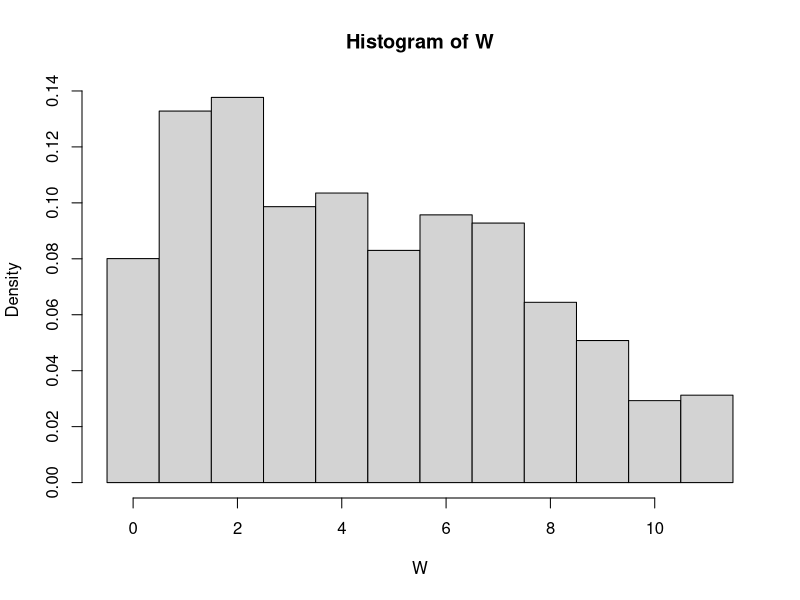
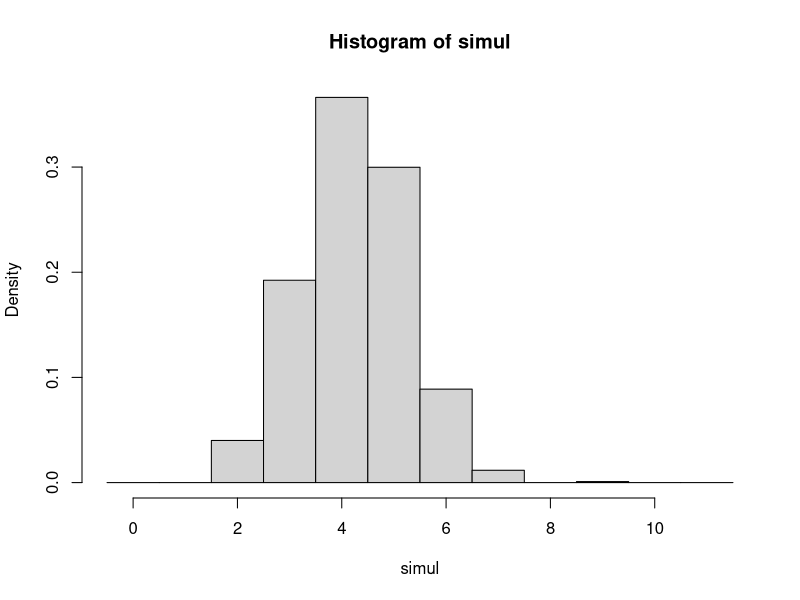
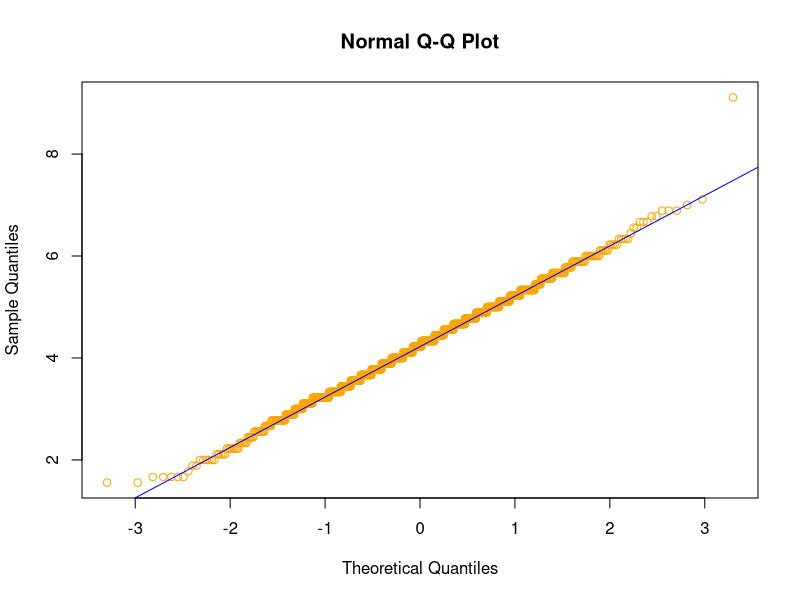
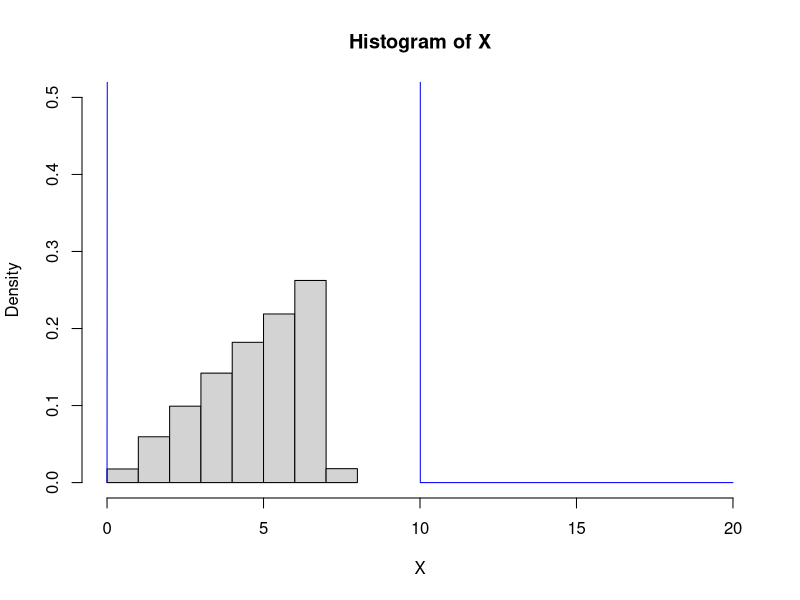
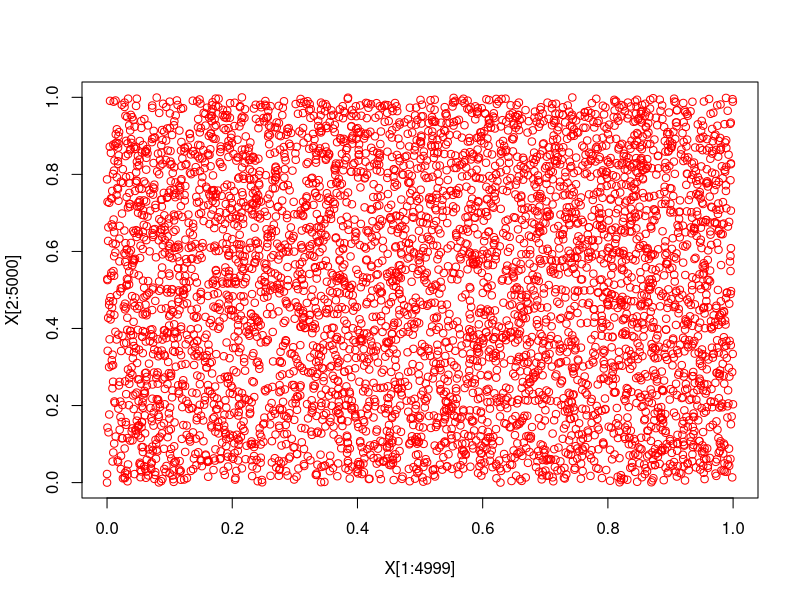

Generate these figures, in order, with R:
## ---- chunk 1
knitr::opts_chunk$set(echo = FALSE, comment=NA)
## ---- chunk 2
table <- matrix(c("3/36", "5/36", "5/36", "4/36", "4/36", "3/36", "3/36", "3/36", "2/36", "2/36", "1/36", "1/36"), ncol=12, byrow=TRUE)
colnames(table) <- c("0", "1", "2", "3", "4", "5", "6", "7", "8", "9", "10", "11")
rownames(table) <- c("p.m.f.")
table <- as.table(table)
table
## ---- chunk 3
X = sample(1:6, 1024, replace=T)
Y = sample(1:6, 1024, replace=T)
W = abs(2*X - Y)
hist(W, breaks=seq(-0.5, 11.5, 1), prob = T)
## ---- chunk 4
mean(W)
## ---- chunk 5
sd(W)
## ---- chunk 6
prob1e = function(sam, rep) {
  obs = NULL
  for (i in 1:rep) {
    X = sample(1:6, sam, replace=TRUE)
    Y = sample(1:6, sam, replace=TRUE)
    W = abs(2*X - Y)
    obs = c(obs, mean(W))
  }
  obs
}
simul = prob1e(9, 1024)
hist(simul, breaks=seq(-0.5, 11.5, 1), prob=T)
## ---- chunk 7
mean(simul)
## ---- chunk 8
sd(simul)
## ---- chunk 9
qqnorm(simul, col="orange")
qqline(simul, col="blue")
## ---- chunk 10
shapiro.test(simul)
## ---- chunk 11
cdfInv = function(n) {
  U = runif(n)
  sqrt(50*U)
}
X = cdfInv(10000)
hist(X, breaks=seq(0, max(X)+1), prob=T, xlim=c(0,20), ylim=c(0, 0.5))

x = seq(0, 20, 0.01)
y = ifelse( x >= 0 & x<= 10, sqrt(50*x), 0 )
lines(x, y, col="blue")
## ---- chunk 12
quantile(X, 0.6)
## ---- chunk 13
mean(X)
## ---- chunk 14
sd(X)
## ---- chunk 15
lcg = function(n, slope, intercept, mod, seed=0) {
  output = seed
  for (i in 1:n) {
    x = (slope*seed + intercept) %% mod
    output = c(output, x)
    seed = x
  }
  output/mod
}

X = lcg(5000, 16897, 2836, 2147483647)

plot(X[1:4999], X[2:5000], col="red")
